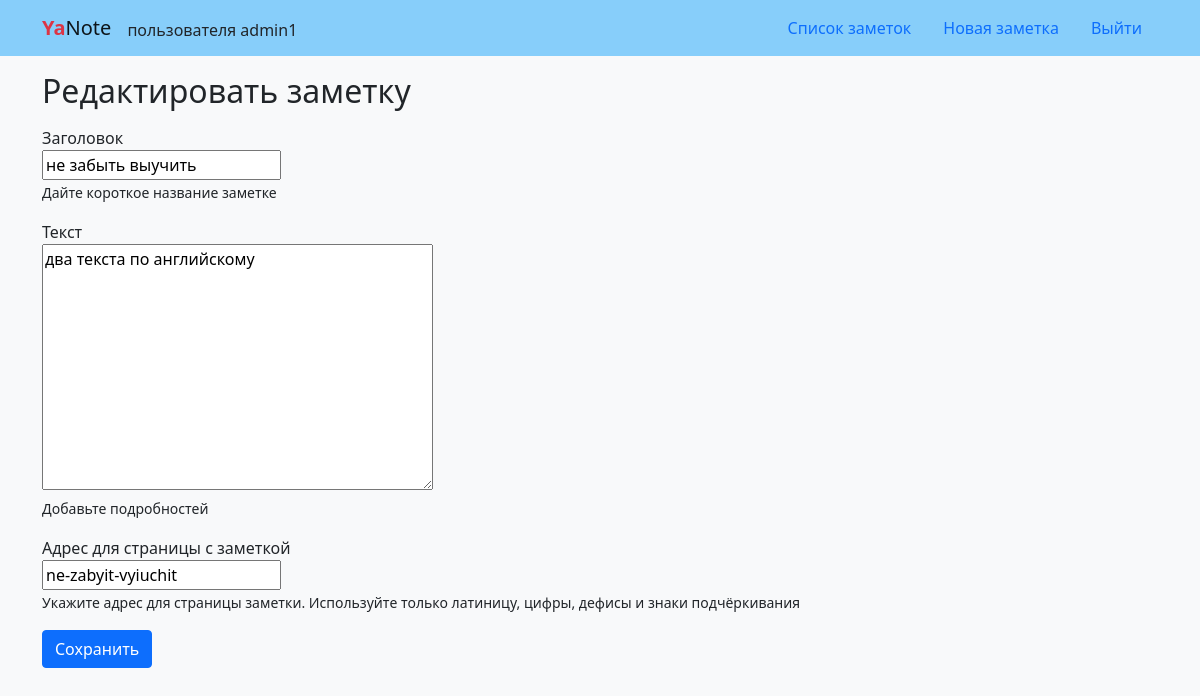
Page /edit/ne-zabyit-vyiuchit/ (signed in) on the committed database.
### notes/models.py (models this page shows, shortened)
class Note(models.Model):
    title = models.CharField(
        'Заголовок',
        max_length=100,
        default='Название заметки',
        help_text='Дайте короткое название заметке'
    )
    text = models.TextField(
        'Текст',
        help_text='Добавьте подробностей'
    )
    slug = models.SlugField(
        'Адрес для страницы с заметкой',
        max_length=100,
        unique=True,
        blank=True,
        help_text=('Укажите адрес для страницы заметки. Используйте только '
                   'латиницу, цифры, дефисы и знаки подчёркивания')
    )
    author = models.ForeignKey(
        settings.AUTH_USER_MODEL,
        on_delete=models.CASCADE,
    )

### notes/views.py (the view)
# urls.py: path('edit/<slug:slug>/', views.NoteUpdate.as_view(), name='edit'),
class NoteUpdate(NoteBase, generic.UpdateView):
    template_name = 'notes/form.html'
    form_class = NoteForm

### notes/forms.py (shortened to what this page needs)
class NoteForm(forms.ModelForm):
    class Meta:
        model = Note
        fields = ('title', 'text', 'slug')

### notes/views.py (called while the page is built)
    def get_queryset(self):
        return self.model.objects.filter(author=self.request.user)

### templates/notes/form.html (shortened to what this page needs)
{% extends "base.html" %}
{% block content %}
  <h2>
    {% if request.path == '/add/' %}
      Добавить
    {% else %}
      Редактировать
    {% endif %}
    заметку
  </h2>
  <form class="form-horizontal" method="post">
    <fieldset>
      {% for field in form %}
        <div class="control-group">
          <label class="control-label">{{ field.label }}</label>
          <div class="controls">
            {{ field }}
            {% if field.help_text %}
              <p class="help-inline"><small>{{ field.help_text }}</small></p>
            {% endif %}
          </div>
        </div>
      {% endfor %}
    </fieldset>
    <div class="form-actions">
      <button type="submit" class="btn btn-primary" >Сохранить</button>
    </div>
  </form>
{% endblock %}

### templates/includes/header.html (shortened to what this page needs)
<header>
  <nav class="navbar navbar-light" style="background-color: lightskyblue">
    <div class="container">
      <a class="navbar-brand" href="{% url 'notes:home' %}">
        <span class="text-danger"><b>Ya</b></span>Note
      </a>
      {% if user.is_authenticated %}
          <div class="nav-item align-self-center mt-1">
            пользователя {{ user.username }}
          </div>
      {% endif %}
      <ul class="nav nav-pills">
        {% if user.is_authenticated %}
          <li class="nav-item">
            <a class="nav-link" href="{% url 'notes:list' %}">Список заметок</a>
          </li>
          <li class="nav-item">
            <a class="nav-link" href="{% url 'notes:add' %}">Новая заметка</a>
          </li>
          <li class="nav-item">
            <a class="nav-link" href="{% url 'users:logout' %}">Выйти</a>
          </li>
        {% endif %}
      </ul>
    </div>
  </nav>
</header>

### rows in the picture
Note: form "не забыть выучить" "два текста по английскому" "ne-zabyit-vyiuchit"

### other values in the picture
{{ user.username }} "admin1"
{{ field.label }} "Заголовок" "Текст" "Адрес для страницы с заметкой"
{{ field.help_text }} "Дайте короткое название заметке" "Добавьте подробностей" "Укажите адрес для страницы заметки. Используйте только латиницу, цифры, дефисы и знаки подчёркивания"
